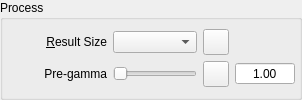
      <widget class="QGroupBox" name="pregammaGroup">
       <property name="toolTip">
        <string/>
       </property>
       <property name="whatsThis">
        <string>Here you can apply a gamma correction to the HDR.&lt;br&gt;The gamma correction will applied before tone mapping.</string>
       </property>
       <property name="title">
        <string>Process</string>
       </property>
       <layout class="QGridLayout" name="gridLayout_3">
        <property name="margin">
         <number>4</number>
        </property>
        <item row="0" column="0">
         <layout class="QGridLayout" name="gridLayout_17">
          <item row="0" column="0">
           <widget class="QLabel" name="label">
            <property name="minimumSize">
             <size>
              <width>100</width>
              <height>0</height>
             </size>
            </property>
            <property name="maximumSize">
             <size>
              <width>100</width>
              <height>16777215</height>
             </size>
            </property>
            <property name="text">
             <string>&amp;Result Size</string>
            </property>
            <property name="alignment">
             <set>Qt::AlignRight|Qt::AlignTrailing|Qt::AlignVCenter</set>
            </property>
            <property name="margin">
             <number>1</number>
            </property>
            <property name="buddy">
             <cstring>sizeComboBox</cstring>
            </property>
           </widget>
          </item>
          <item row="1" column="2">
           <widget class="QDoubleSpinBox" name="pregammadsb">
            <property name="minimumSize">
             <size>
              <width>60</width>
              <height>0</height>
             </size>
            </property>
            <property name="maximumSize">
             <size>
              <width>60</width>
              <height>16777215</height>
             </size>
            </property>
            <property name="toolTip">
             <string>Gamma applied before tonemapping</string>
            </property>
            <property name="alignment">
             <set>Qt::AlignCenter</set>
            </property>
            <property name="buttonSymbols">
             <enum>QAbstractSpinBox::NoButtons</enum>
            </property>
            <property name="decimals">
             <number>2</number>
            </property>
            <property name="maximum">
             <double>3.000000000000000</double>
            </property>
            <property name="singleStep">
             <double>0.100000000000000</double>
            </property>
            <property name="value">
             <double>1.000000000000000</double>
            </property>
           </widget>
          </item>
          <item row="1" column="0">
           <widget class="QLabel" name="pregammaLabel">
            <property name="minimumSize">
             <size>
              <width>100</width>
              <height>0</height>
             </size>
            </property>
            <property name="maximumSize">
             <size>
              <width>100</width>
              <height>16777215</height>
             </size>
            </property>
            <property name="toolTip">
             <string>Gamma applied before tonemapping</string>
            </property>
            <property name="text">
             <string>Pre-gamma</string>
            </property>
            <property name="alignment">
             <set>Qt::AlignRight|Qt::AlignTrailing|Qt::AlignVCenter</set>
            </property>
            <property name="margin">
             <number>1</number>
            </property>
            <property name="indent">
             <number>-1</number>
            </property>
            <property name="buddy">
             <cstring>pregammaSlider</cstring>
            </property>
           </widget>
          </item>
          <item row="1" column="1">
           <layout class="QHBoxLayout" name="horizontalLayout_5">
            <item>
             <widget class="QSlider" name="pregammaSlider">
              <property name="cursor">
               <cursorShape>PointingHandCursor</cursorShape>
              </property>
              <property name="orientation">
               <enum>Qt::Horizontal</enum>
              </property>
             </widget>
            </item>
            <item>
             <widget class="QToolButton" name="pregammadefault">
              <property name="sizePolicy">
               <sizepolicy hsizetype="Fixed" vsizetype="Fixed">
                <horstretch>0</horstretch>
                <verstretch>0</verstretch>
               </sizepolicy>
              </property>
              <property name="minimumSize">
               <size>
                <width>26</width>
                <height>26</height>
               </size>
              </property>
              <property name="maximumSize">
               <size>
                <width>26</width>
                <height>26</height>
               </size>
              </property>
              <property name="toolTip">
               <string>Restore pregamma's default value (1)</string>
              </property>
              <property name="text">
               <string/>
              </property>
              <property name="icon">
               <iconset resource="../icons.qrc">
                <normaloff>:/new/prefix1/images/undo.png</normaloff>:/new/prefix1/images/undo.png</iconset>
              </property>
              <property name="iconSize">
               <size>
                <width>10</width>
                <height>10</height>
               </size>
              </property>
             </widget>
            </item>
           </layout>
          </item>
          <item row="0" column="1">
           <layout class="QHBoxLayout" name="horizontalLayout">
            <item>
             <widget class="QComboBox" name="sizeComboBox">
              <property name="sizePolicy">
               <sizepolicy hsizetype="MinimumExpanding" vsizetype="Fixed">
                <horstretch>0</horstretch>
                <verstretch>0</verstretch>
               </sizepolicy>
              </property>
              <property name="toolTip">
               <string>Size of the resulting LDR image</string>
              </property>
              <property name="whatsThis">
               <string>Here you can choose the size of the resulting LDR image.</string>
              </property>
              <property name="insertPolicy">
               <enum>QComboBox::NoInsert</enum>
              </property>
             </widget>
            </item>
            <item>
             <widget class="QToolButton" name="addCustomSizeButton">
              <property name="minimumSize">
               <size>
                <width>26</width>
                <height>26</height>
               </size>
              </property>
              <property name="maximumSize">
               <size>
                <width>26</width>
                <height>26</height>
               </size>
              </property>
              <property name="sizeIncrement">
               <size>
                <width>0</width>
                <height>0</height>
               </size>
              </property>
              <property name="cursor">
               <cursorShape>PointingHandCursor</cursorShape>
              </property>
              <property name="toolTip">
               <string>Set Custom Output Size</string>
              </property>
              <property name="whatsThis">
               <string>Clicking this button you will be able to insert a &lt;i&gt;width&lt;/i&gt; value for the size of the resulting LDR image.&lt;br&gt;After pressing Enter (or Return) a height value will be automatically computed and the new size added to the list.</string>
              </property>
              <property name="layoutDirection">
               <enum>Qt::LeftToRight</enum>
              </property>
              <property name="icon">
               <iconset resource="../icons.qrc">
                <normaloff>:/new/prefix1/images/add.png</normaloff>:/new/prefix1/images/add.png</iconset>
              </property>
              <property name="iconSize">
               <size>
                <width>10</width>
                <height>10</height>
               </size>
              </property>
             </widget>
            </item>
           </layout>
          </item>
         </layout>
        </item>
       </layout>
      </widget>
